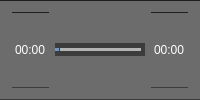
         <widget class="QFrame" name="frame">
          <property name="styleSheet">
           <string notr="true">QFrame{
background-color: rgb(108, 108, 108);
border-top : 1px solid  rgb(30, 30, 30);
border-bottom : 1px solid  rgb(60, 60, 60);
}</string>
          </property>
          <property name="frameShape">
           <enum>QFrame::StyledPanel</enum>
          </property>
          <property name="frameShadow">
           <enum>QFrame::Raised</enum>
          </property>
          <layout class="QHBoxLayout" name="horizontalLayout_2">
           <item>
            <widget class="QLabel" name="_currentTimeTrack">
             <property name="palette">
              <palette>
               <active>
                <colorrole role="WindowText">
                 <brush brushstyle="SolidPattern">
                  <color alpha="255">
                   <red>255</red>
                   <green>255</green>
                   <blue>255</blue>
                  </color>
                 </brush>
                </colorrole>
                <colorrole role="Button">
                 <brush brushstyle="SolidPattern">
                  <color alpha="255">
                   <red>108</red>
                   <green>108</green>
                   <blue>108</blue>
                  </color>
                 </brush>
                </colorrole>
                <colorrole role="Text">
                 <brush brushstyle="SolidPattern">
                  <color alpha="255">
                   <red>255</red>
                   <green>255</green>
                   <blue>255</blue>
                  </color>
                 </brush>
                </colorrole>
                <colorrole role="Base">
                 <brush brushstyle="SolidPattern">
                  <color alpha="255">
                   <red>108</red>
                   <green>108</green>
                   <blue>108</blue>
                  </color>
                 </brush>
                </colorrole>
                <colorrole role="Window">
                 <brush brushstyle="SolidPattern">
                  <color alpha="255">
                   <red>108</red>
                   <green>108</green>
                   <blue>108</blue>
                  </color>
                 </brush>
                </colorrole>
               </active>
               <inactive>
                <colorrole role="WindowText">
                 <brush brushstyle="SolidPattern">
                  <color alpha="255">
                   <red>255</red>
                   <green>255</green>
                   <blue>255</blue>
                  </color>
                 </brush>
                </colorrole>
                <colorrole role="Button">
                 <brush brushstyle="SolidPattern">
                  <color alpha="255">
                   <red>108</red>
                   <green>108</green>
                   <blue>108</blue>
                  </color>
                 </brush>
                </colorrole>
                <colorrole role="Text">
                 <brush brushstyle="SolidPattern">
                  <color alpha="255">
                   <red>255</red>
                   <green>255</green>
                   <blue>255</blue>
                  </color>
                 </brush>
                </colorrole>
                <colorrole role="Base">
                 <brush brushstyle="SolidPattern">
                  <color alpha="255">
                   <red>108</red>
                   <green>108</green>
                   <blue>108</blue>
                  </color>
                 </brush>
                </colorrole>
                <colorrole role="Window">
                 <brush brushstyle="SolidPattern">
                  <color alpha="255">
                   <red>108</red>
                   <green>108</green>
                   <blue>108</blue>
                  </color>
                 </brush>
                </colorrole>
               </inactive>
               <disabled>
                <colorrole role="WindowText">
                 <brush brushstyle="SolidPattern">
                  <color alpha="255">
                   <red>120</red>
                   <green>120</green>
                   <blue>120</blue>
                  </color>
                 </brush>
                </colorrole>
                <colorrole role="Button">
                 <brush brushstyle="SolidPattern">
                  <color alpha="255">
                   <red>108</red>
                   <green>108</green>
                   <blue>108</blue>
                  </color>
                 </brush>
                </colorrole>
                <colorrole role="Text">
                 <brush brushstyle="SolidPattern">
                  <color alpha="255">
                   <red>120</red>
                   <green>120</green>
                   <blue>120</blue>
                  </color>
                 </brush>
                </colorrole>
                <colorrole role="Base">
                 <brush brushstyle="SolidPattern">
                  <color alpha="255">
                   <red>108</red>
                   <green>108</green>
                   <blue>108</blue>
                  </color>
                 </brush>
                </colorrole>
                <colorrole role="Window">
                 <brush brushstyle="SolidPattern">
                  <color alpha="255">
                   <red>108</red>
                   <green>108</green>
                   <blue>108</blue>
                  </color>
                 </brush>
                </colorrole>
               </disabled>
              </palette>
             </property>
             <property name="styleSheet">
              <string notr="true"/>
             </property>
             <property name="text">
              <string>00:00</string>
             </property>
            </widget>
           </item>
           <item>
            <widget class="QSlider" name="_trackSlider">
             <property name="styleSheet">
              <string notr="true"> QSlider::groove:horizontal {
 background: rgb(60, 60, 60);
 border-top-left-radius: 7px 7px;
 border-bottom-left-radius: 7px 7px;
 border-top-right-radius: 7px 7px;
 border-bottom-right-radius: 7px 7px;
margin: 1 0;
}

QSlider::handle:horizontal {
border-image: url(:/data/Image/volume-slider.png);
width: 20px;
height: 20px;
}

QSlider::handle:pressed{
border-image: url(:/data/Image/volume-slider pressed.png);
width: 20px;
}

QSlider::add-page:horizontal {
 background: rgb(180, 180, 180);
 margin: 6 4;
 border-top-left-radius: 3px 3px;
 border-bottom-left-radius: 3px 3px;
 border-top-right-radius: 3px 3px;
 border-bottom-right-radius: 3px 3px;
}

QSlider::sub-page:horizontal {
 background: rgb(102, 153, 204);
 margin: 6 4;
 border-top-left-radius: 3px 3px;
 border-bottom-left-radius: 3px 3px;
 border-top-right-radius: 3px 3px;
 border-bottom-right-radius: 3px 3px;
}</string>
             </property>
             <property name="orientation">
              <enum>Qt::Horizontal</enum>
             </property>
            </widget>
           </item>
           <item>
            <widget class="QLabel" name="_totalTrackTime">
             <property name="palette">
              <palette>
               <active>
                <colorrole role="WindowText">
                 <brush brushstyle="SolidPattern">
                  <color alpha="255">
                   <red>255</red>
                   <green>255</green>
                   <blue>255</blue>
                  </color>
                 </brush>
                </colorrole>
                <colorrole role="Button">
                 <brush brushstyle="SolidPattern">
                  <color alpha="255">
                   <red>108</red>
                   <green>108</green>
                   <blue>108</blue>
                  </color>
                 </brush>
                </colorrole>
                <colorrole role="Text">
                 <brush brushstyle="SolidPattern">
                  <color alpha="255">
                   <red>255</red>
                   <green>255</green>
                   <blue>255</blue>
                  </color>
                 </brush>
                </colorrole>
                <colorrole role="Base">
                 <brush brushstyle="SolidPattern">
                  <color alpha="255">
                   <red>108</red>
                   <green>108</green>
                   <blue>108</blue>
                  </color>
                 </brush>
                </colorrole>
                <colorrole role="Window">
                 <brush brushstyle="SolidPattern">
                  <color alpha="255">
                   <red>108</red>
                   <green>108</green>
                   <blue>108</blue>
                  </color>
                 </brush>
                </colorrole>
               </active>
               <inactive>
                <colorrole role="WindowText">
                 <brush brushstyle="SolidPattern">
                  <color alpha="255">
                   <red>255</red>
                   <green>255</green>
                   <blue>255</blue>
                  </color>
                 </brush>
                </colorrole>
                <colorrole role="Button">
                 <brush brushstyle="SolidPattern">
                  <color alpha="255">
                   <red>108</red>
                   <green>108</green>
                   <blue>108</blue>
                  </color>
                 </brush>
                </colorrole>
                <colorrole role="Text">
                 <brush brushstyle="SolidPattern">
                  <color alpha="255">
                   <red>255</red>
                   <green>255</green>
                   <blue>255</blue>
                  </color>
                 </brush>
                </colorrole>
                <colorrole role="Base">
                 <brush brushstyle="SolidPattern">
                  <color alpha="255">
                   <red>108</red>
                   <green>108</green>
                   <blue>108</blue>
                  </color>
                 </brush>
                </colorrole>
                <colorrole role="Window">
                 <brush brushstyle="SolidPattern">
                  <color alpha="255">
                   <red>108</red>
                   <green>108</green>
                   <blue>108</blue>
                  </color>
                 </brush>
                </colorrole>
               </inactive>
               <disabled>
                <colorrole role="WindowText">
                 <brush brushstyle="SolidPattern">
                  <color alpha="255">
                   <red>120</red>
                   <green>120</green>
                   <blue>120</blue>
                  </color>
                 </brush>
                </colorrole>
                <colorrole role="Button">
                 <brush brushstyle="SolidPattern">
                  <color alpha="255">
                   <red>108</red>
                   <green>108</green>
                   <blue>108</blue>
                  </color>
                 </brush>
                </colorrole>
                <colorrole role="Text">
                 <brush brushstyle="SolidPattern">
                  <color alpha="255">
                   <red>120</red>
                   <green>120</green>
                   <blue>120</blue>
                  </color>
                 </brush>
                </colorrole>
                <colorrole role="Base">
                 <brush brushstyle="SolidPattern">
                  <color alpha="255">
                   <red>108</red>
                   <green>108</green>
                   <blue>108</blue>
                  </color>
                 </brush>
                </colorrole>
                <colorrole role="Window">
                 <brush brushstyle="SolidPattern">
                  <color alpha="255">
                   <red>108</red>
                   <green>108</green>
                   <blue>108</blue>
                  </color>
                 </brush>
                </colorrole>
               </disabled>
              </palette>
             </property>
             <property name="text">
              <string>00:00</string>
             </property>
            </widget>
           </item>
          </layout>
         </widget>
